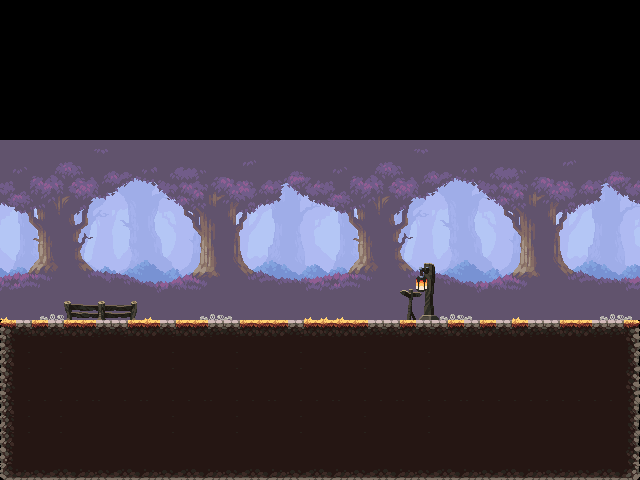

The image is a tile-based game level rendered from a .tmx file. Its description and source (layers, tilesets, objects; grid data summarised) follow:
An orthogonal 40x30 tile map with 16x16 px tiles, 4 tile layers (BG2, BG1, Ground, Déco), 4 tilesets.

<map version="1.10" tiledversion="1.11.2" orientation="orthogonal" renderorder="right-down" width="40" height="30" tilewidth="16" tileheight="16" infinite="0" nextlayerid="5" nextobjectid="1">
 <tileset firstgid="1" source="Backgrounds.tsx" />
 <tileset firstgid="4" source="Foret_tileset.tsx" />
 <tileset firstgid="686" source="Dungeon Tile Set/Dungeon Tile Set.tsx" />
 <tileset firstgid="956" source="Déco.tsx" />
 <layer id="2" name="BG2" width="40" height="30">
  <data>[1200 cells, 2 non-empty, 1 distinct tile ids]</data>
 </layer>
 <layer id="1" name="BG1" width="40" height="30">
  <data>[1200 cells, 2 non-empty, 1 distinct tile ids]</data>
 </layer>
 <layer id="3" name="Ground" width="40" height="30">
  <data>[1200 cells, 400 non-empty, 22 distinct tile ids]</data>
 </layer>
 <layer id="4" name="Déco" width="40" height="30">
  <data>[1200 cells, 20 non-empty, 7 distinct tile ids]</data>
 </layer>
</map>
